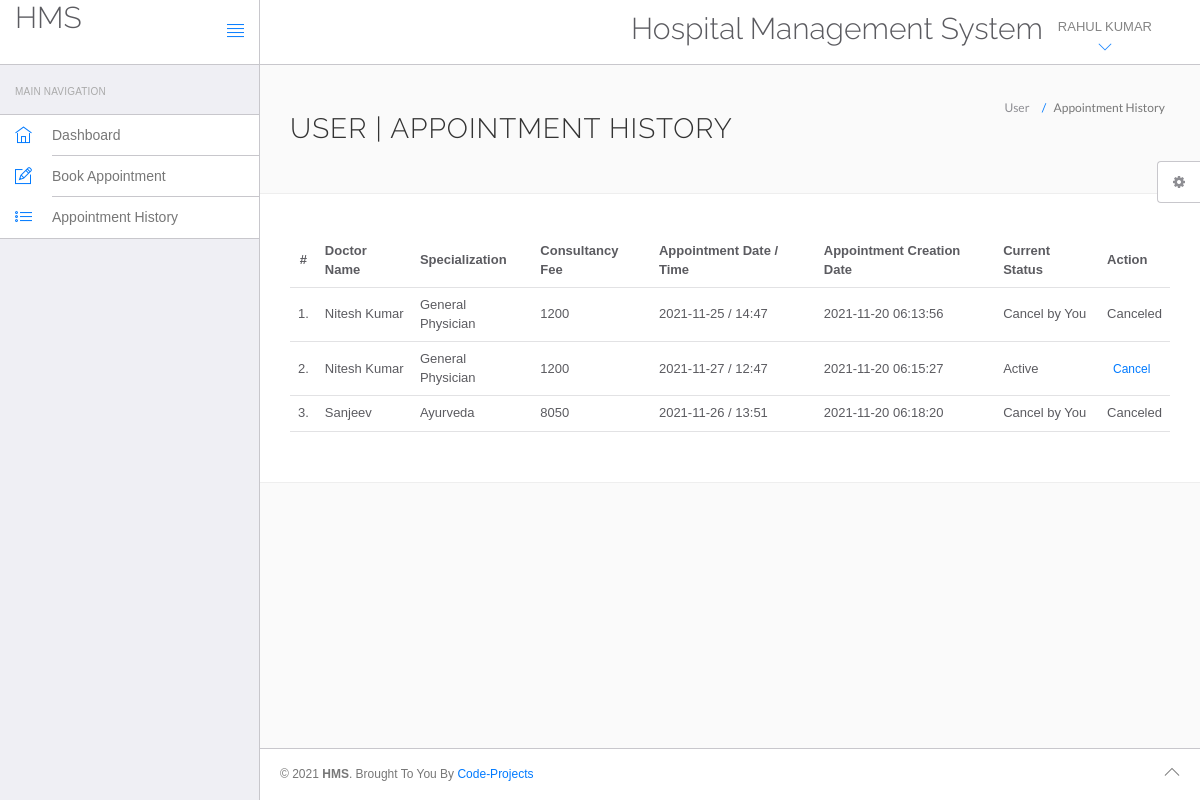
/hms/appointment-history.php (signed in), run on the app's committed database.
### tables this page shows
CREATE TABLE `users` (
  `id` int NOT NULL,
  `fullName` varchar(255) NOT NULL,
  `address` longtext NOT NULL,
  `city` varchar(255) NOT NULL,
  `gender` varchar(255) NOT NULL,
  `email` varchar(255) NOT NULL,
  `password` varchar(255) NOT NULL,
  `regDate` timestamp NOT NULL DEFAULT CURRENT_TIMESTAMP,
  `updationDate` varchar(255) DEFAULT NULL
);

CREATE TABLE `appointment` (
  `id` int NOT NULL,
  `doctorSpecialization` varchar(255) NOT NULL,
  `doctorId` int NOT NULL,
  `userId` int NOT NULL,
  `consultancyFees` int NOT NULL,
  `appointmentDate` varchar(255) NOT NULL,
  `appointmentTime` varchar(255) NOT NULL,
  `postingDate` timestamp NULL DEFAULT CURRENT_TIMESTAMP,
  `userStatus` int NOT NULL,
  `doctorStatus` int NOT NULL,
  `updationDate` varchar(255) DEFAULT NULL
);

CREATE TABLE `doctors` (
  `id` int NOT NULL,
  `specilization` varchar(255) NOT NULL,
  `doctorName` varchar(255) NOT NULL,
  `address` longtext NOT NULL,
  `docFees` varchar(255) NOT NULL,
  `contactno` bigint NOT NULL,
  `docEmail` varchar(255) NOT NULL,
  `password` varchar(255) NOT NULL,
  `creationDate` timestamp NOT NULL DEFAULT CURRENT_TIMESTAMP,
  `updationDate` varchar(255) DEFAULT NULL
);

### hms/appointment-history.php (the view, shortened to what this page needs)
<?php
include('include/config.php');
?>
<!DOCTYPE html>
<html lang="en">
	<head>
		<link rel="stylesheet" href="vendor/bootstrap/css/bootstrap.min.css">
		<link rel="stylesheet" href="vendor/fontawesome/css/font-awesome.min.css">
		<link rel="stylesheet" href="vendor/themify-icons/themify-icons.min.css">
		<link href="vendor/animate.css/animate.min.css" rel="stylesheet" media="screen">
		<link href="vendor/perfect-scrollbar/perfect-scrollbar.min.css" rel="stylesheet" media="screen">
		<link href="vendor/switchery/switchery.min.css" rel="stylesheet" media="screen">
		<link href="vendor/bootstrap-touchspin/jquery.bootstrap-touchspin.min.css" rel="stylesheet" media="screen">
		<link href="vendor/select2/select2.min.css" rel="stylesheet" media="screen">
		<link href="vendor/bootstrap-datepicker/bootstrap-datepicker3.standalone.min.css" rel="stylesheet" media="screen">
		<link href="vendor/bootstrap-timepicker/bootstrap-timepicker.min.css" rel="stylesheet" media="screen">
		<link rel="stylesheet" href="assets/css/styles.css">
		<link rel="stylesheet" href="assets/css/plugins.css">
		<link rel="stylesheet" href="assets/css/themes/theme-1.css" id="skin_color" />
	</head>
	<body>
		<div id="app">
		<?php include('include/sidebar.php');?>
			<div class="app-content">
					<?php include('include/header.php');?>
				<div class="main-content" >
					<div class="wrap-content container" id="container">
						<section id="page-title">
							<div class="row">
								<div class="col-sm-8">
									<h1 class="mainTitle">User  | Appointment History</h1>
																	</div>
								<ol class="breadcrumb">
									<li>
										<span>User </span>
									</li>
									<li class="active">
										<span>Appointment History</span>
									</li>
								</ol>
							</div>
						</section>
						<div class="container-fluid container-fullw bg-white">
							<div class="row">
								<div class="col-md-12">
									<table class="table table-hover" id="sample-table-1">
										<thead>
											<tr>
												<th class="center">#</th>
												<th class="hidden-xs">Doctor Name</th>
												<th>Specialization</th>
												<th>Consultancy Fee</th>
												<th>Appointment Date / Time </th>
												<th>Appointment Creation Date  </th>
												<th>Current Status</th>
												<th>Action</th>
											</tr>
										</thead>
										<tbody>
										<?php
											$qry="select doctors.doctorName as docname,appointment.*  from appointment join doctors on doctors.id=appointment.doctorId where appointment.userId='".$_SESSION['id']."' ";
											$stm = $conn->prepare($qry);
											$stm->execute();
											$cnt=1;
											while($row = $stm->fetch(PDO::FETCH_ASSOC)){
										?>
											<tr>
												<td class="center"><?php echo $cnt;?>.</td>
												<td class="hidden-xs"><?php echo $row['docname'];?></td>
												<td><?php echo $row['doctorSpecialization'];?></td>
												<td><?php echo $row['consultancyFees'];?></td>
												<td><?php echo $row['appointmentDate'];?> / <?php echo $row['appointmentTime'];?></td>
												<td><?php echo $row['postingDate'];?></td>
												<td>
													<?php
														if(($row['userStatus']==1) && ($row['doctorStatus']==1)){
															echo "Active";
														}
														if(($row['userStatus']==0) && ($row['doctorStatus']==1)){
															echo "Cancel by You";
														}
													?>
												</td>
												<td >
												<div class="visible-md visible-lg hidden-sm hidden-xs">
													<?php if(($row['userStatus']==1) && ($row['doctorStatus']==1)){ ?>
													<a href="appointment-history.php?id=<?php echo $row['id']?>&cancel=update" onClick="return confirm('Are you sure you want to cancel this appointment ?')"class="btn btn-transparent btn-xs tooltips" title="Cancel Appointment" tooltip-placement="top" tooltip="Remove">Cancel</a>
													<?php } else {
														echo "Canceled";
													} ?>
												</div>
												</td>
											</tr>
											<?php $cnt=$cnt+1; }?>
											</tbody>
										</table>
									</div>
								</div>
							</div>
					</div>
				</div>
			</div>
	<?php include('include/footer.php');?>
	<?php include('include/setting.php');?>
		</div>
	</body>
</html>

### hms/include/header.php (shortened to what this page needs)
<header class="navbar navbar-default navbar-static-top">
					<div class="navbar-header">
						<a class="navbar-brand" href="#">
							<h2 style="padding-top:2% ">HMS</h2>
						</a>
						<a href="#" class="sidebar-toggler pull-right visible-md visible-lg" data-toggle-class="app-sidebar-closed" data-toggle-target="#app">
							<i class="ti-align-justify"></i>
						</a>
					</div>
					<div class="navbar-collapse collapse">
						<ul class="nav navbar-right">
								<li  style="padding-top:2% ">
								<h2>Hospital Management System</h2>
							</li>
							<li class="dropdown current-user">
								<a href class="dropdown-toggle" data-toggle="dropdown">
										<?php
										$query= "select fullName from users where id='".$_SESSION['id']."' ";
											$stmt = $conn->prepare($query);
											$stmt->execute();
											while($row=$stmt->fetch(PDO::FETCH_ASSOC)){
												echo strtoupper($row['fullName']);
											}
										?>
											<i class="ti-angle-down"></i></i></span>
								</a>
							</li>
						</ul>
					</div>
				</header>

### hms/assets/css/themes/theme-1.css (style rules this page uses)
body { background: #FAFAFA; }
header .navbar-header { background: #ffffff !important; border-right-color: #c8c7cc !important; border-bottom-color: #c8c7cc !important; }
header .navbar-header .sidebar-toggler, header .navbar-header .sidebar-mobile-toggler { color: #007aff !important; }
header .navbar-header .navbar-brand { color: #777 !important; }
header .navbar-collapse { background: #ffffff !important; border-bottom-color: #c8c7cc !important; box-shadow: none !important; }
header .navbar-collapse .navbar-right > li > a { color: #777; }
header .navbar-collapse .navbar-right > li > a i { color: #007aff !important; }

### data on the page
users: fullName "RAHUL KUMAR"
appointment: doctorId.doctorName "Nitesh Kumar", doctorSpecialization "General Physician", consultancyFees "1200", appointmentDate "2021-11-25", appointmentTime "14:47", postingDate "2021-11-20 06:13:56", userStatus "Cancel by You"
appointment: doctorId.doctorName "Nitesh Kumar", doctorSpecialization "General Physician", consultancyFees "1200", appointmentDate "2021-11-27", appointmentTime "12:47", postingDate "2021-11-20 06:15:27", userStatus "Active"
appointment: doctorId.doctorName "Sanjeev", doctorSpecialization "Ayurveda", consultancyFees "8050", appointmentDate "2021-11-26", appointmentTime "13:51", postingDate "2021-11-20 06:18:20", userStatus "Cancel by You"
